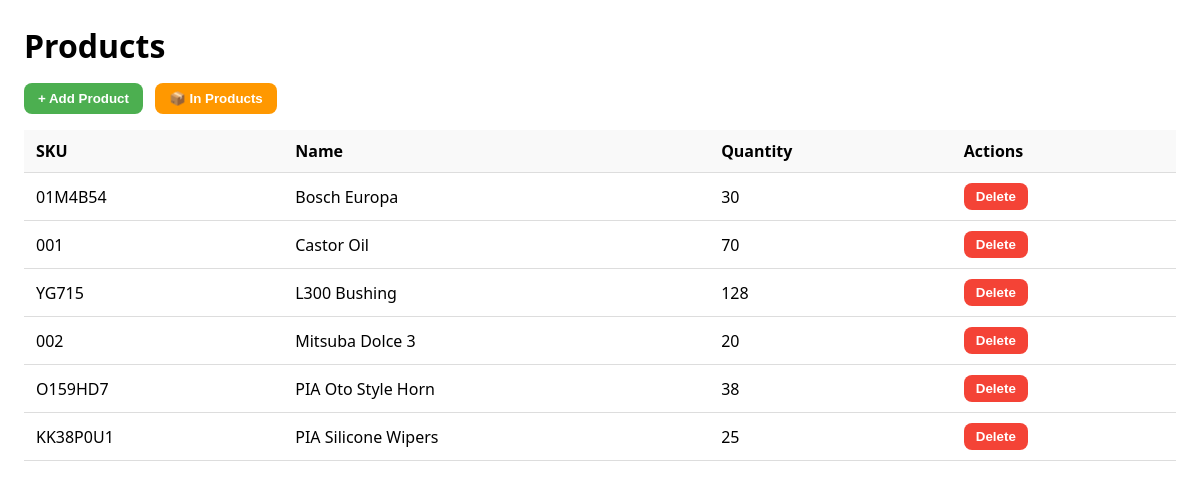
Screenshot of /products/ with the database file from the repository.
### products/models.py (models this page shows, shortened)
class Product(models.Model):
    sku = models.CharField(max_length=64, unique=True)
    name = models.CharField(max_length=255)
    quantity = models.IntegerField(default=0)

### products/views.py (the view)
# urls.py: path("products/", views.product_list, name="product_list"),
def product_list(request):
    products = Product.objects.all().order_by("name")
    return render(request, "products/product_list.html", {"products": products})

### products/templates/products/product_list.html (shortened to what this page needs)
{% load static %}
<!doctype html>
<html>
  <head>
    <link rel="stylesheet" href="{% static 'products/product_list.css' %}">
  </head>
  <body>
    <h1>Products</h1>
    <div class="actions">
      <a href="{% url 'add_product' %}"><button class="add-btn">+ Add Product</button></a>
      <a href="{% url 'po_create' %}"><button class="in-btn">📦 In Products</button></a>
    </div>
    {% if products %}
      <table>
        <thead>
          <tr>
            <th>SKU</th>
            <th>Name</th>
            <th>Quantity</th>
            <th>Actions</th>
          </tr>
        </thead>
        <tbody>
          {% for p in products %}
          <tr>
            <td>{{ p.sku }}</td>
            <td>{{ p.name }}</td>
            <td>{{ p.quantity }}</td>
            <td>
              <button
                class="delete-btn"
                data-delete-url="{% url 'delete_product' p.pk %}"
                data-sku="{{ p.sku }}"
                data-name="{{ p.name }}"
              >
                Delete
              </button>
            </td>
          </tr>
          {% endfor %}
        </tbody>
      </table>
    {% else %}
      <p>No products yet. Add some in the <a href="{% url 'add_product' %}">Add Product</a> page.</p>
    {% endif %}
  </body>
</html>

### products/static/products/product_list.css (style rules this page uses)
body { font-family: system-ui, Arial, sans-serif; margin: 24px; }
h1 { margin-bottom: 16px; }
table { width: 100%; border-collapse: collapse; margin-top: 16px; }
th, td { border-bottom: 1px solid #ddd; padding: 10px 12px; text-align: left; }
th { background: #f9f9f9; }
.add-btn { background-color: #4CAF50; color: #fff; border: none; padding: 8px 14px; border-radius: 8px; cursor: pointer; font-weight: 600; transition: 0.2s ease; }
.delete-btn { background-color: #f44336; color: #fff; border: none; padding: 6px 12px; border-radius: 8px; cursor: pointer; font-weight: 600; transition: 0.2s ease; }
.in-btn { background-color: #ff9800; color: white; border: none; padding: 8px 14px; border-radius: 8px; cursor: pointer; font-weight: 600; margin-left: 8px; transition: 0.2s ease; }

### rows the page displays
Product: sku "01M4B54", name "Bosch Europa", quantity "30"
Product: sku "001", name "Castor Oil", quantity "70"
Product: sku "YG715", name "L300 Bushing", quantity "128"
Product: sku "002", name "Mitsuba Dolce 3", quantity "20"
Product: sku "O159HD7", name "PIA Oto Style Horn", quantity "38"
Product: sku "KK38P0U1", name "PIA Silicone Wipers", quantity "25"
